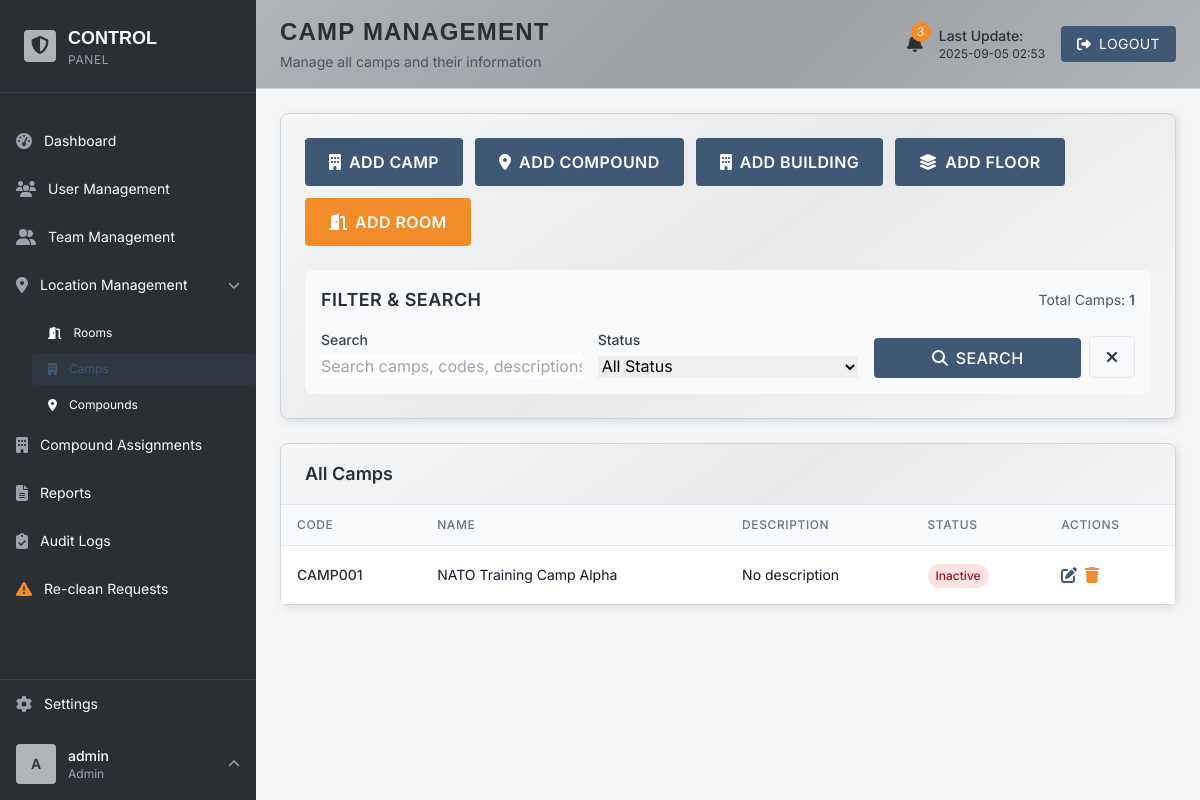
Before: /locations/camps/ (signed in) with the older database file.
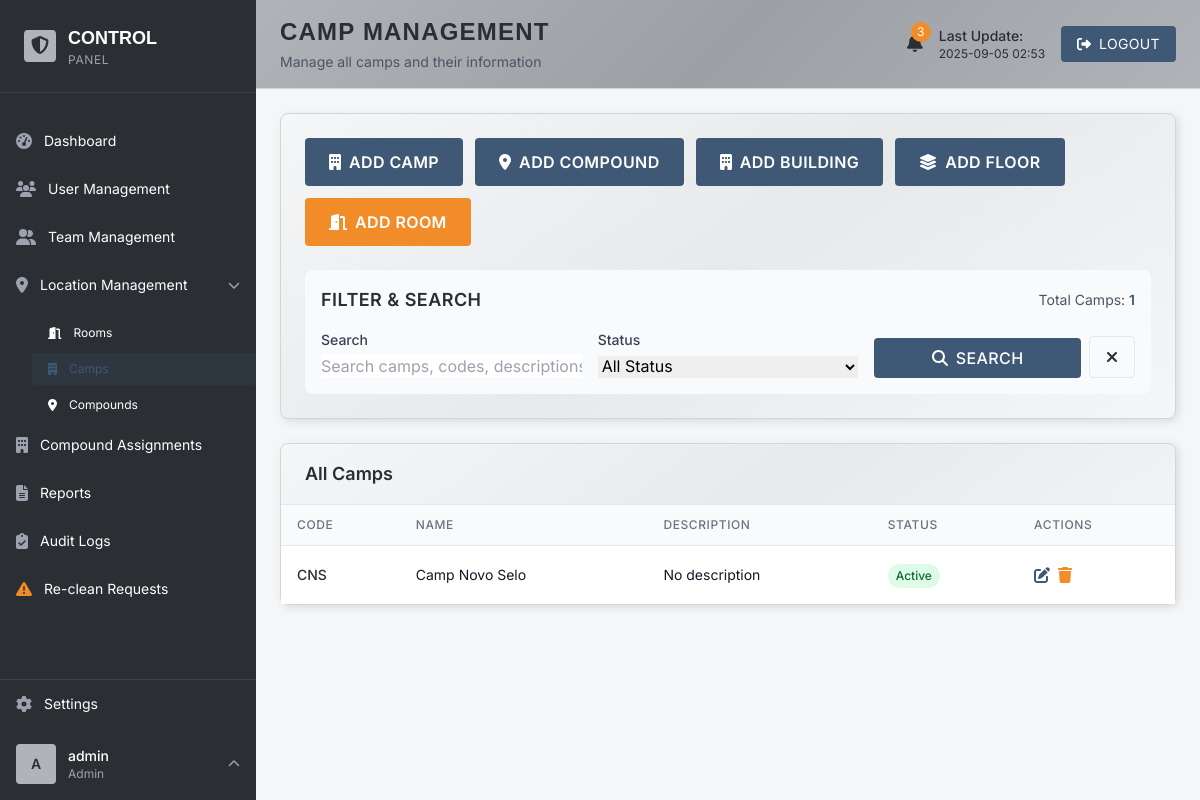
After: the same page with the newer database file.
### locations/models.py (models this page shows, shortened)
class Camp(models.Model):
    id = models.UUIDField(primary_key=True, default=uuid.uuid4, editable=False)
    code = models.CharField(max_length=50, unique=True, help_text="Unique camp code")
    name = models.CharField(max_length=200, help_text="Camp name")
    timezone = models.CharField(max_length=50, default='Europe/Berlin', help_text="Camp timezone")
    week_cutoff_day = models.IntegerField(
        default=6,
        validators=[MinValueValidator(0), MaxValueValidator(6)],
        help_text="Week cutoff day (0=Monday, 6=Sunday)"
    )
    week_cutoff_hour = models.IntegerField(
        default=23,
        validators=[MinValueValidator(0), MaxValueValidator(23)],
        help_text="Week cutoff hour (0-23)"
    )
    month_cutoff_day = models.IntegerField(
        default=31,
        validators=[MinValueValidator(0), MaxValueValidator(31)],
        help_text="Month cutoff day (0=End of Month, 1-31=specific day)"
    )
    month_cutoff_hour = models.IntegerField(
        default=23,
        validators=[MinValueValidator(0), MaxValueValidator(23)],
        help_text="Month cutoff hour (0-23)"
    )
    skip_holidays = models.BooleanField(default=True, help_text="Skip holidays in scheduling")
    is_active = models.BooleanField(default=True)
    created_at = models.DateTimeField(auto_now_add=True)
    updated_at = models.DateTimeField(auto_now=True)
    class Meta:
        ordering = ['name']
        verbose_name = "Camp"
        verbose_name_plural = "Camps"

### locations/views.py (the view)
# urls.py: path('camps/', views.camp_list, name='camp_list'),
@login_required
def camp_list(request):
    if not check_permission(request, ['admin', 'manager']):
        return redirect('accounts:login')
    camps = Camp.objects.all().order_by('name')
    search_query = request.GET.get('search')
    status_filter = request.GET.get('status_filter')
    if search_query:
        camps = camps.filter(
            Q(name__icontains=search_query) |
            Q(code__icontains=search_query) |
            Q(description__icontains=search_query)
        )
    if status_filter:
        if status_filter == 'active':
            camps = camps.filter(is_active=True)
        elif status_filter == 'inactive':
            camps = camps.filter(is_active=False)
    compounds = Compound.objects.select_related('camp').all().order_by('camp__name', 'name')
    buildings = Building.objects.select_related('compound', 'compound__camp').all().order_by('compound__camp__name', 'compound__name', 'name')
    context = {
        'camps': camps,
        'compounds': compounds,
        'buildings': buildings,
        'search_query': search_query,
        'status_filter': status_filter,
    }
    return render(request, 'locations/camp_list.html', context)

### locations/views.py (called while the page is built)
def get_user_role(request):
    if hasattr(request.user, 'profile'):
        return request.user.profile.role
    return None

def check_permission(request, required_roles):
    user_role = get_user_role(request)
    if not user_role or user_role not in required_roles:
        messages.error(request, "You don't have permission to access this page.")
        return False
    return True

### templates/locations/camp_list.html (shortened to what the changed rows need)
{% extends 'base.html' %}
{% block page_title %}CAMP MANAGEMENT{% endblock %}
{% block content %}
<div class="p-6">
    <div class="metallic-card rounded-lg border border-gray-300">
        <div class="hidden lg:block xl:hidden overflow-x-auto">
            <table class="w-full divide-y divide-gray-200">
                <thead class="bg-gray-50">
                    <tr>
                        <th class="px-4 py-3 text-left text-xs font-medium text-gray-500 uppercase tracking-wider">Code</th>
                        <th class="px-4 py-3 text-left text-xs font-medium text-gray-500 uppercase tracking-wider">Name</th>
                        <th class="px-4 py-3 text-left text-xs font-medium text-gray-500 uppercase tracking-wider">Description</th>
                        <th class="px-4 py-3 text-left text-xs font-medium text-gray-500 uppercase tracking-wider">Status</th>
                        <th class="px-4 py-3 text-left text-xs font-medium text-gray-500 uppercase tracking-wider">Actions</th>
                    </tr>
                </thead>
                <tbody class="bg-white divide-y divide-gray-200">
                    {% for camp in camps %}
                    <tr class="hover:bg-gray-50 cursor-pointer camp-row" data-camp-id="{{ camp.id }}"
                        data-camp-code="{{ camp.code }}"
                        data-camp-name="{{ camp.name }}"
                        data-camp-timezone="{{ camp.timezone|default:'Europe/Berlin' }}"
                        data-camp-active="{{ camp.is_active|yesno:"true,false" }}">
                        <td class="px-4 py-4">
                            <div class="text-sm font-medium text-dark-graphite break-words">{{ camp.code }}</div>
                        </td>
                        <td class="px-4 py-4">
                            <div class="text-sm text-gray-900 break-words max-w-xs" title="{{ camp.name }}">
                                {{ camp.name }}
                            </div>
                        </td>
                        <td class="px-4 py-4">
                            <div class="text-sm text-gray-900 break-words max-w-xs" title="{{ camp.description }}">
                                {{ camp.description|default:"No description" }}
                            </div>
                        </td>
                        <td class="px-4 py-4">
                            {% if camp.is_active %}
                                <span class="inline-flex items-center px-2 py-1 rounded-full text-xs font-medium bg-green-100 text-green-800">
                                    Active
                                </span>
                            {% else %}
                                <span class="inline-flex items-center px-2 py-1 rounded-full text-xs font-medium bg-red-100 text-red-800">
                                    Inactive
                                </span>
                            {% endif %}
                        </td>
                        <td class="px-4 py-4">
                            <div class="flex space-x-2" onclick="event.stopPropagation()">
                                <a href="#" class="text-steel-blue hover:text-steel-blue/80 transition-colors" title="Edit">
                                    <i class="fa-solid fa-edit"></i>
                                </a>
                                {% if user.profile.role == 'admin' %}
                                <a href="#" class="text-warning-orange hover:text-warning-orange/80 transition-colors" title="Delete">
                                    <i class="fa-solid fa-trash"></i>
                                </a>
                                {% endif %}
                            </div>
                        </td>
                    </tr>
                    {% endfor %}
                </tbody>
            </table>
        </div>
    </div>
</div>
{% endblock %}

Changed rows visible on the page:
removed Camp: code "CAMP001", name "NATO Training Camp Alpha", description "No description", is_active "Inactive"
added Camp: code "CNS", name "Camp Novo Selo", description "No description", is_active "Active"
